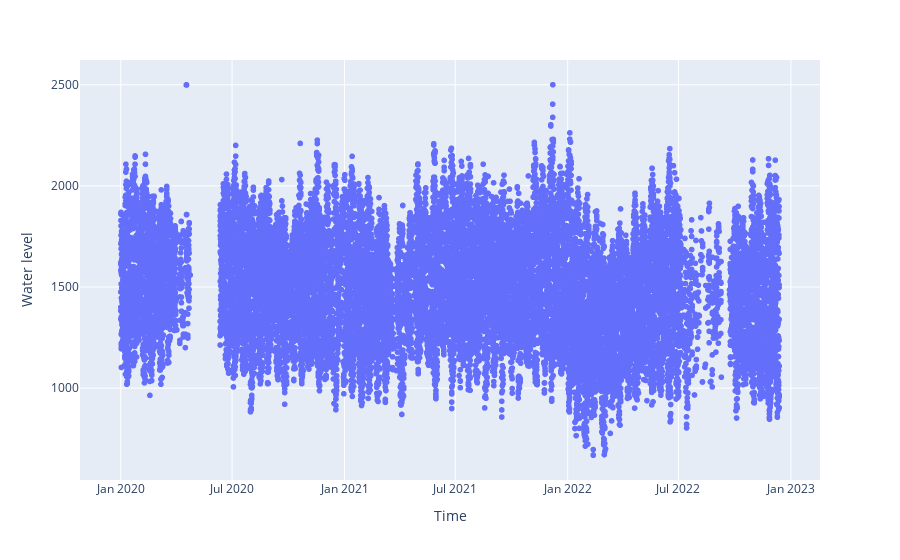

The cell this chart's notebook holds for it:
### Code cell
import plotly.express as px

fig = px.scatter(df, x='Time', y="Water level") #show detail Water level all time with plotly express
fig.show()

### Figure 1 — Plotly figure (JSON) as saved in the notebook; plotly's stock layout.template omitted (floating-point values rounded to 4 significant figures; data arrays with more than 128 entries replaced by an {"elided": "..."} marker saying what was removed)
{"data": [{"hovertemplate": "Time=%{x}<br>Water level=%{y}<extra></extra>", "legendgroup": "", "marker": {"color": "#636efa", "symbol": "circle"}, "mode": "markers", "name": "", "showlegend": false, "type": "scattergl", "x": {"elided": "23502 str values"}, "xaxis": "x", "y": {"elided": "23502 int values"}, "yaxis": "y"}], "layout": {"legend": {"tracegroupgap": 0}, "margin": {"t": 60}, "xaxis": {"anchor": "y", "domain": [0, 1], "title": {"text": "Time"}}, "yaxis": {"anchor": "x", "domain": [0, 1], "title": {"text": "Water level"}}}}
